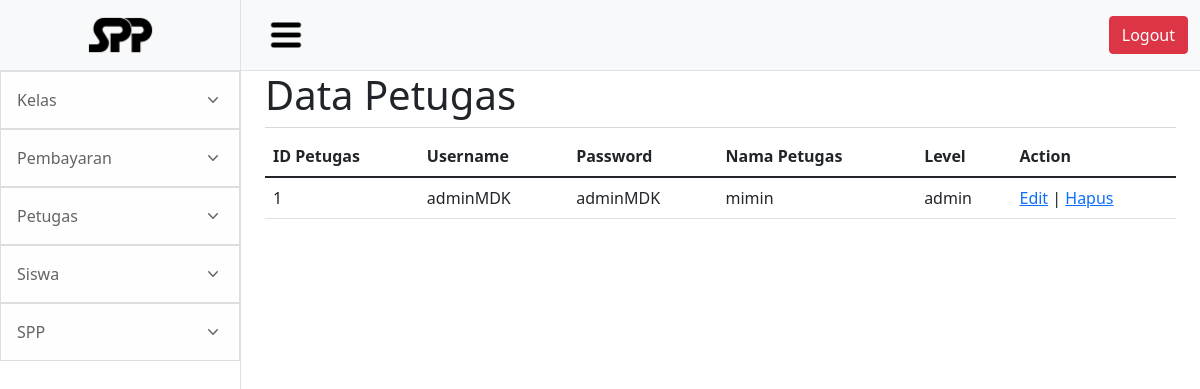
The page /index/petugas/petugas.php on the database its author committed.
### tables this page shows
CREATE TABLE `petugas` (
  `id_petugas` int(11) NOT NULL,
  `username` varchar(25) NOT NULL,
  `password` varchar(32) NOT NULL,
  `nama_petugas` varchar(35) NOT NULL,
  `level` varchar(10) NOT NULL
);

### index/petugas/api/GetData.php (the view, shortened to what this page needs)
<?php
include 'koneksi.php';
$sql ="SELECT * FROM petugas  ";
$query = mysqli_query($kon, $sql);
echo '<table class="table">
    <thead>
    <tr>
    <th scope="col">ID Petugas</th>
    <th scope="col">Username</th>
    <th scope="col">Password</th>
    <th scope="col">Nama Petugas</th>
    <th scope="col">Level</th>
    <th scope="col">Action</th>
    </tr>
</thead>
<tbody>';
while ($row = mysqli_fetch_array($query))
{
	echo '
        <tr>
			<td>'.$row['id_petugas'].'</td>
			<td>'.$row['username'].'</td>
			<td>'.$row['password'].'</td>
			<td>'.$row['nama_petugas'].'</td>
			<td>'.$row['level'].'</td>
            <td>
            <a href="EditPetugas.php?id='.$row['id_petugas'].'">Edit</a> |
            <a onclick="return confirm(\'Apakah Anda Yakin Menghapus Data ini?\')" href="api/HapusData.php?id='.$row['id_petugas'].'" >Hapus</a>
            </td>
		</tr>';
}
echo '
	</tbody>
</table>';
?>

### rows shown on the page
petugas: id_petugas "1", username "adminMDK", password "adminMDK", nama_petugas "mimin", level "admin"
